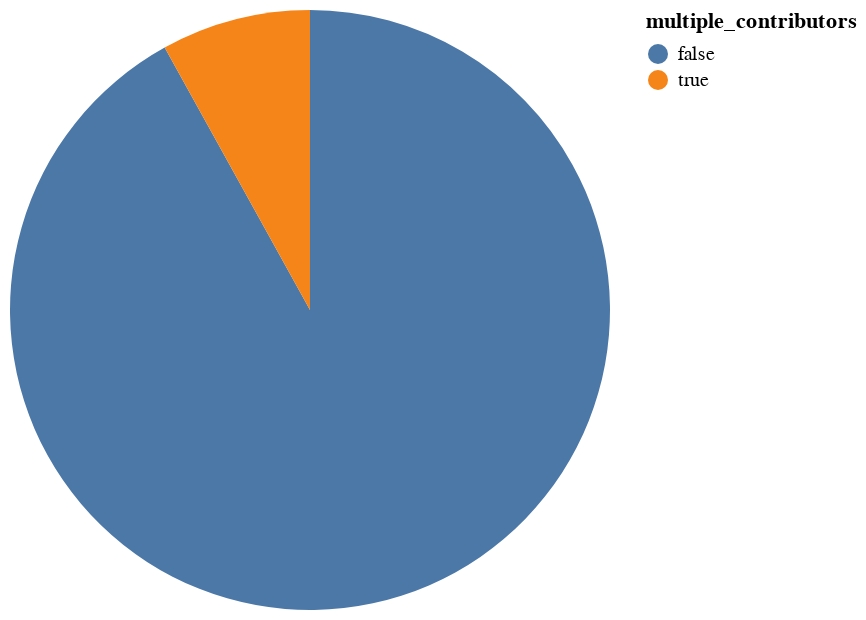

Notebook code cell kept with this figure:
### Markdown cell above
**What proportion of books have more than one author (pie chart)?**

### Code cell
# Find multiple contributors

books["multiple_contributors"] = books["contributors"].apply(lambda x: len(x) > 1)

# Find the counts

contributor_counts = books["multiple_contributors"].value_counts().reset_index()
# Make the chart

alt.Chart(contributor_counts).mark_arc().encode(theta="count", color="multiple_contributors")

### Figure 1 — Vega-Lite specification as saved in the notebook (floating-point values rounded to 4 significant figures)
{"config": {"view": {"continuousWidth": 300, "continuousHeight": 300}}, "data": {"name": "data-c14d6d9df93c861904d25c9c123c28a5"}, "mark": {"type": "arc"}, "encoding": {"color": {"field": "multiple_contributors", "type": "nominal"}, "theta": {"field": "count", "type": "quantitative"}}, "$schema": "https://vega.github.io/schema/vega-lite/v5.16.3.json", "datasets": {"data-c14d6d9df93c861904d25c9c123c28a5": [{"multiple_contributors": false, "count": 297}, {"multiple_contributors": true, "count": 26}]}}
